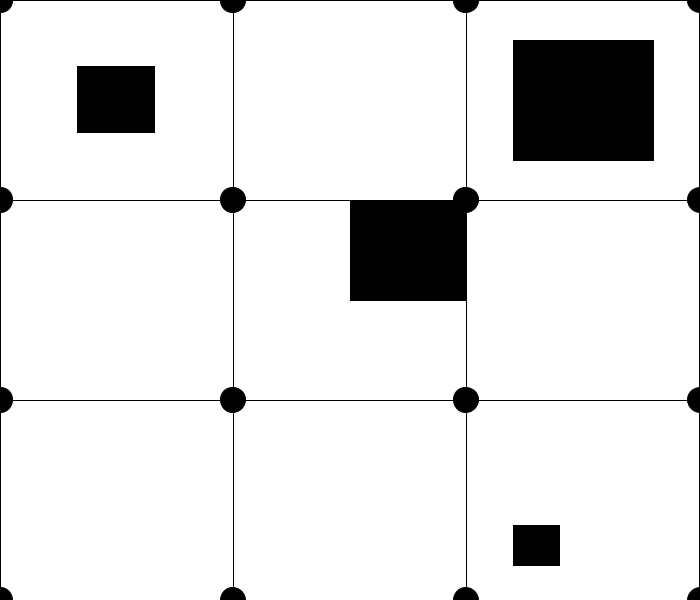
Frame 1 (no input)
Frame 60 (the mouse pressed at the canvas centre just before this capture): identical to frame 1, image omitted
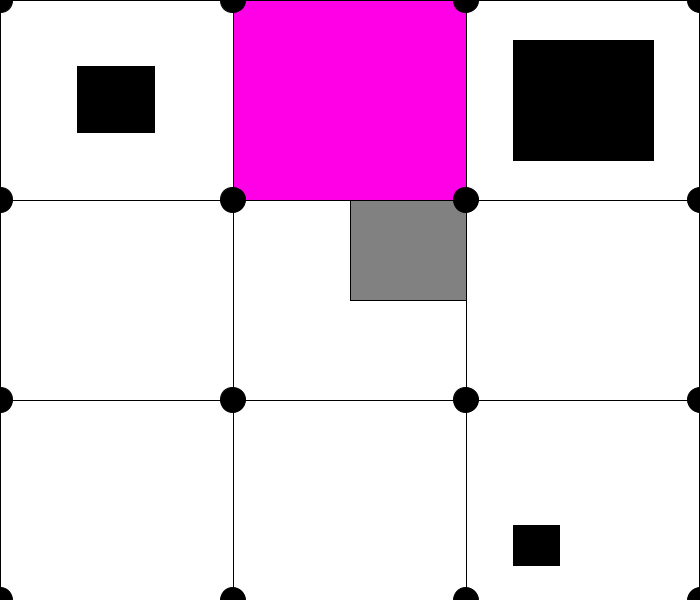
Frame 120 (the mouse held since frame 60 and released just before this capture)

The Processing sketch that drew these frames (run headless with seeded random() and noise(); from frame 60 on, the mouse is pressed at the canvas centre):

// Processing sketch: home_sreen
// ── home_sreen.pde
//3x3 Home Screen

//Global Variables
color black=#000000, white=#FFFFFF, pink=#FF00E6, brown=#BC6F2F, yellow=#FFF300, gray=#818181;
Boolean turnOnYellow=false, turnOnPink=false, turnOnBrown=false; 
float ptDiameter, rectWidth, rectHeight;
float pt1X, pt1Y, pt2X, pt2Y, pt3X, pt3Y, pt4X, pt4Y;
float pt5X, pt5Y, pt6X, pt6Y, pt7X, pt7Y, pt8X, pt8Y;
float pt9X, pt9Y, pt10X, pt10Y, pt11X, pt11Y, pt12X, pt12Y;
float pt13X, pt13Y, pt14X, pt14Y, pt15X, pt15Y, pt16X, pt16Y;
float button1X, button1Y, button1Width, button1Height;
float button2X, button2Y, button2Width, button2Height;
float button3X, button3Y, button3Width, button3Height;
float button4X, button4Y, button4Width, button4Height;

void setup() {
  size(700, 600);
  ptDiameter = width * 1 / 27.77777777;
  rectWidth = width*1/3;
  rectHeight = height*1/3;
  //
  pt1X = pt5X = pt9X = pt13X = width*0;
  pt2X = pt6X = pt10X = pt14X = width*1/3;
  pt3X = pt7X = pt11X = pt15X = width*2/3;
  pt4X = pt8X = pt12X = pt16X = width*3/3;
  //
  pt1Y = pt2Y = pt3Y = pt4Y = height*0;
  pt5Y = pt6Y = pt7Y = pt8Y = height*1/3;
  pt9Y = pt10Y = pt11Y = pt12Y = height*2/3;
  pt13Y = pt14Y = pt15Y = pt16Y= height*3/3;
  //
  //Button to illustrate arithmetic
  button1X = width * 1/3 * 1/3;
  button1Y = height * 1/3 * 1/3;
  button1Width = width * 1/3 * 1/3;
  button1Height = height * 1/3 * 1/3;
  //
  //Button to illustrate arithmetic
  button2X = width * 3/6;
  button2Y = height * 2/6 ;
  button2Width = width * 1/3 * 1/2;
  button2Height = height * 1/3 * 1/2;
  //
  //Button to illustrate arithmetic
  button3X = width * 11/15;
  button3Y = height * 14/16;
  button3Width = width * 1/3 * 1/5;
  button3Height = height * 1/3 * 1/5;

  //Last Button to Test Concept of Buttons
  button4X = width*11/15; 
  button4Y = height*1/15; 
  button4Width = width*3/15;
  button4Height = height*3/15;
}

void draw() {
  //fill(white);
  rect(pt1X, pt1Y, rectWidth, rectHeight);
  //Note: must press reset, Btn#4, each time to reset colour
  //
  //Booleans control the fill of Rectangle #2
  if ( turnOnYellow == true ) fill(yellow);
  if ( turnOnPink == true ) fill(pink);
  if ( turnOnBrown == true ) fill(brown);
  rect(pt2X, pt2Y, rectWidth, rectHeight);
  fill(white);
  //
  rect(pt3X, pt3Y, rectWidth, rectHeight);
  //
  rect(pt5X, pt5Y, rectWidth, rectHeight);
  rect(pt6X, pt6Y, rectWidth, rectHeight);
  rect(pt7X, pt7Y, rectWidth, rectHeight);
  //
  rect(pt9X, pt9Y, rectWidth, rectHeight);
  rect(pt10X, pt10Y, rectWidth, rectHeight);
  rect(pt11X, pt11Y, rectWidth, rectHeight);
  //
  //Button Rectangles
  if ( mouseX>=button1X && mouseX<=button1X+button1Width && mouseY>=button1Y && mouseY<=button1Y+button1Height) {
    fill(gray);
    rect(button1X, button1Y, button1Width, button1Height);
  } else {
    fill(black);
    rect(button1X, button1Y, button1Width, button1Height);
  }
  if ( mouseX>=button2X && mouseX<=button2X+button2Width && mouseY>=button2Y && mouseY<=button2Y+button2Height) {
    fill(gray);
    rect(button2X, button2Y, button2Width, button2Height);
  } else {
    fill(black);
    rect(button2X, button2Y, button2Width, button2Height);
  }
  if ( mouseX>=button3X && mouseX<=button3X+button3Width && mouseY>=button3Y && mouseY<=button3Y+button3Height) {
    fill(gray);
    rect(button3X, button3Y, button3Width, button3Height);
  } else {
    fill(black);
    rect(button3X, button3Y, button3Width, button3Height);
  }
  if ( mouseX>=button4X && mouseX<=button4X+button4Width && mouseY>=button4Y && mouseY<=button4Y+button4Height) {
    fill(gray);
    rect(button4X, button4Y, button4Width, button4Height);
  } else {
    fill(black);
    rect(button4X, button4Y, button4Width, button4Height);
  }
  fill(black);
  //
  ellipse(pt1X, pt1Y, ptDiameter, ptDiameter);
  ellipse(pt2X, pt2Y, ptDiameter, ptDiameter);
  ellipse(pt3X, pt3Y, ptDiameter, ptDiameter);
  ellipse(pt5X, pt5Y, ptDiameter, ptDiameter);
  ellipse(pt6X, pt6Y, ptDiameter, ptDiameter);
  ellipse(pt7X, pt7Y, ptDiameter, ptDiameter);
  ellipse(pt9X, pt9Y, ptDiameter, ptDiameter);
  ellipse(pt10X, pt10Y, ptDiameter, ptDiameter);
  ellipse(pt11X, pt11Y, ptDiameter, ptDiameter);
  //
  fill(black);
  ellipse(pt4X, pt4Y, ptDiameter, ptDiameter);
  ellipse(pt8X, pt8Y, ptDiameter, ptDiameter);
  ellipse(pt12X, pt12Y, ptDiameter, ptDiameter);
  ellipse(pt13X, pt13Y, ptDiameter, ptDiameter);
  ellipse(pt14X, pt14Y, ptDiameter, ptDiameter);
  ellipse(pt15X, pt15Y, ptDiameter, ptDiameter);
  ellipse(pt16X, pt16Y, ptDiameter, ptDiameter);
  fill(white);
}

void mousePressed() {
  if ( mouseX>=button1X && mouseX<=button1X+button1Width && mouseY>=button1Y && mouseY<=button1Y+button1Height) {
    println("Btn 1 activated");
    turnOnYellow = true;
  }
  if ( mouseX>=button2X && mouseX<=button2X+button2Width && mouseY>=button2Y && mouseY<=button2Y+button2Height) {
    println("Btn 2 activated");
    turnOnPink = true;
  }
  if ( mouseX>=button3X && mouseX<=button3X+button3Width && mouseY>=button3Y && mouseY<=button3Y+button3Height) {
    println("Btn 3 activated");
    turnOnBrown = true;
  }
  if ( mouseX>=button4X && mouseX<=button4X+button4Width && mouseY>=button4Y && mouseY<=button4Y+button4Height) {
    println("Btn 4 activated");
    turnOnYellow = false;
    turnOnPink = false;
    turnOnBrown = false;
  }
}
